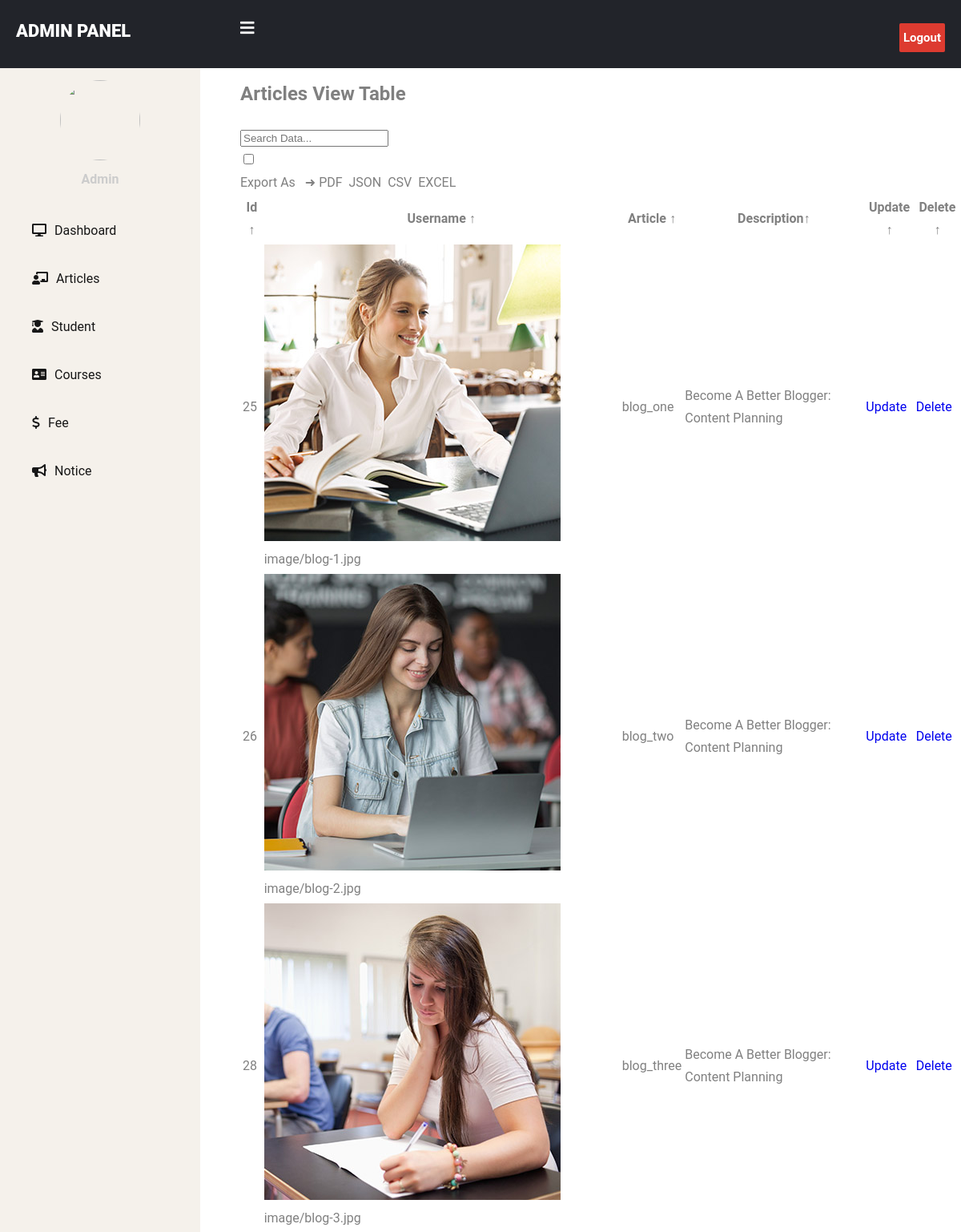
/admin_view_article.php, run on the app's committed database.
### tables this page shows
CREATE TABLE `article` (
  `id` int(20) NOT NULL,
  `name` varchar(40) DEFAULT NULL,
  `description` varchar(80) DEFAULT NULL,
  `image` varchar(40) DEFAULT NULL
);

### admin_view_article.php (the view, shortened to what this page needs)
<?php
  include 'connect.php';
  $sql = "SELECT * FROM article ";
  $result = mysqli_query($data, $sql);
?>
<!DOCTYPE html>
<html lang="en">
<head>
    <link rel="stylesheet" href="style.css">
    <link rel="stylesheet" href="home/style.css">
    <link rel="stylesheet" href="https://cdnjs.cloudflare.com/ajax/libs/font-awesome/6.5.1/css/all.min.css">
    <link rel="stylesheet" href="https://cdnjs.cloudflare.com/ajax/libs/font-awesome/5.12.1/css/all.min.css">
</head>
<body>
    <header>
        <label for="check">
            <i class="fas fa-bars" id="sidebar_btn"></i>
        </label>
        <div class="left_area">
            <h3>Admin Panel</h3>
        </div>
        <div class="right_area">
            <a href="logout.php" class="logout_btn">Logout</a>
        </div>
    </header>
    <div class="sidebar">
        <center>
            <img src="https://source.unsplash.com/random/200x200?sig=1" class="profile_image" alt="">
            <h4 class="navlink">Admin</h4>
        </center>
        <a href=""><i class="fas fa-desktop"></i><span class="navlink">Dashboard</span></a>
        <div class="dropdown">
        <a href=""><i class="fas fa-chalkboard-teacher"></i><span class="navlink">Articles</span></a>
        </div>
        <div class="dropdown">
        <a href="admin_student.html"><i class="fas fa-user-graduate"></i><span class="navlink">Student</span></a>
        </div>
        <div class="dropdown">
        <a href=""><i class="fas fa-address-card"></i><span class="navlink">Courses</span></a>
        </div>
        <a href=""><i class="fa-solid fa-dollar-sign"></i><span class="navlink">Fee</span></a>
        <a href=""><i class="fas fa-bullhorn"></i><span class="navlink">Notice</span></a>
    </div>
<br><br>
    <main style="margin-left: 300px; margin-top: 40px; width: 75vw;" class="table" id="customers_table">
        <section class="table__header">
            <h1>Articles View Table</h1>
            <div class="input-group">
                <input type="search" placeholder="Search Data...">
            </div>
            <div class="export__file" style="padding-right: 30px;">
                <input type="checkbox" id="export-file">
                <div class="export__file-options">
                    <label>Export As &nbsp; &#10140;</label>
                    <label for="export-file" id="toPDF">PDF <img src="images/pdf.png" alt=""></label>
                    <label for="export-file" id="toJSON">JSON <img src="images/json.png" alt=""></label>
                    <label for="export-file" id="toCSV">CSV <img src="images/csv.png" alt=""></label>
                    <label for="export-file" id="toEXCEL">EXCEL <img src="images/excel.png" alt=""></label>
                </div>
            </div>
        </section>
        <section class="table__body">
            <table>
                <thead>
                    <tr>
                        <th> Id <span class="icon-arrow">&UpArrow;</span></th>
                        <th> Username <span class="icon-arrow">&UpArrow;</span></th>
                        <th> Article <span class="icon-arrow">&UpArrow;</span></th>
                        <th> Description<span class="icon-arrow">&UpArrow;</span></th>
                        <th> Update <span class="icon-arrow">&UpArrow;</span></th>
                        <th> Delete <span class="icon-arrow">&UpArrow;</span></th>
                    </tr>
                </thead>
                <tbody>
                    <?php
                    while ($info = $result ->fetch_assoc()){
                    ?>
                    <tr>
                        <td><?php echo "{$info['id']}"; ?></td>
                        <td> <img src="<?php echo "{$info['image']}"; ?>"alt=""><?php echo "{$info['image']}"; ?> </td>
                        <td><?php echo "{$info['name']}"; ?></td>
                        <td><?php echo "{$info['description']}"; ?></td>
                        <td>
                            <p class="status delivered"><?php
                echo "<a class='status delivered' style='text-decoration: none;' href='./admin_update_article.php?article_id={$info['id']}'> Update</a>";?></p>
                        </td>
                        <td><p class="status cancelled"><?php
                echo "<a class='status cancelled' style='text-decoration: none;' onClick=\"javascript:return confirm('Are You Sure to Delete this'); \" href='delete_article.php?article_id={$info['id']}'>Delete</a>"?></p></td>
                    </tr>
                    <?php
                    }
                    ?>
                </tbody>
            </table>
        </section>
    </main>
</body>
</html>

### style.css (style rules this page uses)
:root { --selective-yellow: hsl(42, 94%, 55%); --eerie-black-1: hsl(0, 0%, 9%); --eerie-black-2: hsl(180, 3%, 7%); --quick-silver: hsl(0, 0%, 65%); --radical-red: hsl(351, 83%, 61%); --light-gray: hsl(0, 0%, 80%); --isabelline: hsl(36, 33%, 94%); --gray-x-11: hsl(0, 0%, 73%); --kappel_15: hsla(170, 75%, 41%, 0.15); --platinum: hsl(0, 0%, 90%); --gray-web: hsl(0, 0%, 50%); --black_80: hsla(0, 0%, 0%, 0.8); --white_50: hsla(0, 0%, 100%, 0.5); --black_50: hsla(0, 0%, 0%, 0.5); --black_30: hsla(0, 0%, 0%, 0.3); --kappel: hsl(170, 75%, 41%); --white: hsl(0, 0%, 100%); --gradient: linear-gradient(-90deg,hsl(151, 58%, 46%) 0%,hsl(170, 75%, 41%) 100%); --ff-league_spartan: 'League Spartan', sans-serif; --ff-poppins: 'Poppins', sans-serif; --fs-1: 4.2rem; --fs-2: 3.2rem; --fs-3: 2.3rem; --fs-4: 1.8rem; --fs-5: 1.5rem; --fs-6: 1.4rem; --fs-7: 1.3rem; --fw-500: 500; --fw-600: 600; --section-padding: 75px; --shadow-1: 0 6px 15px 0 hsla(0, 0%, 0%, 0.05); --shadow-2: 0 10px 30px hsla(0, 0%, 0%, 0.06); --shadow-3: 0 10px 50px 0 hsla(220, 53%, 22%, 0.1); --radius-pill: 500px; --radius-circle: 50%; --radius-3: 3px; --radius-5: 5px; --radius-10: 10px; --transition-1: 0.25s ease; --transition-2: 0.5s ease; --cubic-in: cubic-bezier(0.51, 0.03, 0.64, 0.28); --cubic-out: cubic-bezier(0.33, 0.85, 0.4, 0.96); }
html { font-family: var(--ff-poppins); font-size: 10px; scroll-behavior: smooth; }
body { background-color: var(--white); color: var(--gray-web); font-size: 1.6rem; line-height: 1.75; }
.sidebar { background-color: var(--isabelline); }
.fas,.fa-solid, .navlink { color: var(--eerie-black-1); }

### admin_view_article.php (style rules this page uses)
body { margin: 0; padding: 0; font-family: "Roboto", sans-serif; }
header { position: fixed; background: #22242A; padding: 20px; width: 100%; z-index: 1; }
.left_area h3 { color: #fff; margin: 0px; text-transform: uppercase; font-size: 22px; font-weight: 900; }
.logout_btn { padding: 5px; background: #dd3b30; text-decoration: none; float: right; margin-top: -30px; margin-right: 40px; border-radius: 2px; font-size: 15px; font-weight: 600; color: #fff; transition: 0.5s; }
.sidebar { background: #2f323a; margin-top: 70px; padding-top: 30px; position: fixed; left: 0; width: 250px; height: 100%; transition: 0.5s; transition-property: left; overflow-y: auto; }
.sidebar .profile_image { width: 100px; height: 100px; border-radius: 100px; margin-bottom: 10px; }
.sidebar h4 { color: #ccc; margin-top: 0; margin-bottom: 20px; }
.sidebar a { color: #fff; display: block; width: 100%; line-height: 60px; text-decoration: none; padding-left: 40px; box-sizing: border-box; position: relative; transition: 0.3s ease; }
.sidebar a::after { content: ''; display: block; width: 0; height: 2px; background-color: #19B3D3; position: absolute; bottom: 0; left: 0; transition: width 0.5s ease; }
.sidebar i { padding-right: 10px; }
label #sidebar_btn { z-index: 1; color: #fff; position: fixed; cursor: pointer; left: 300px; font-size: 20px; margin: 5px 0; transition: 0.5s; transition-property: color; }

### data on the page
article: id "25", image (picture), image "image/blog-1.jpg", name "blog_one", description "Become A Better Blogger: Content Planning"
article: id "26", image (picture), image "image/blog-2.jpg", name "blog_two", description "Become A Better Blogger: Content Planning"
article: id "28", image (picture), image "image/blog-3.jpg", name "blog_three", description "Become A Better Blogger: Content Planning"
